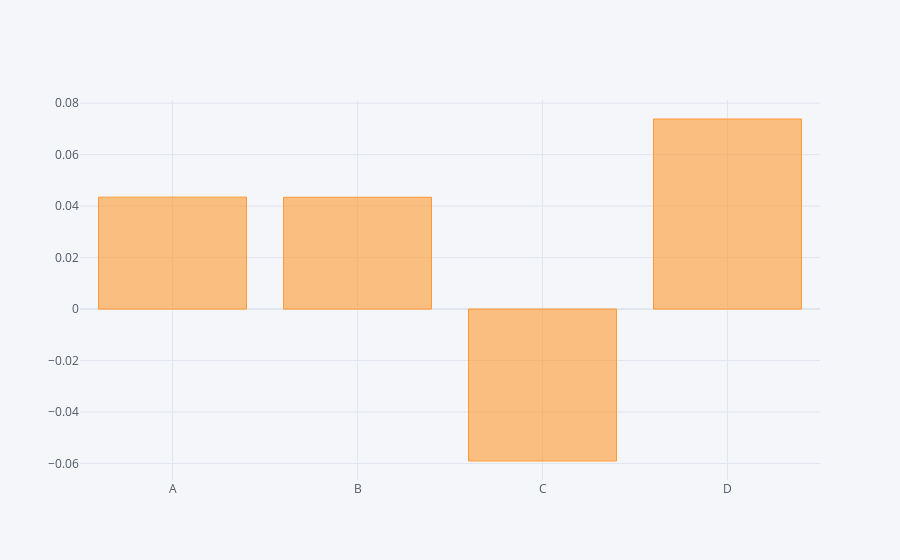

The notebook cell saved with this chart:
### Code cell
df.mean().iplot(kind='bar')

### Figure 1 — Plotly figure (JSON) as saved in the notebook; plotly's stock layout.template omitted (floating-point values rounded to 4 significant figures)
{"data": [{"marker": {"color": "rgba(255, 153, 51, 0.6)", "line": {"color": "rgba(255, 153, 51, 1.0)", "width": 1}}, "name": "None", "orientation": "v", "text": "", "type": "bar", "x": ["A", "B", "C", "D"], "y": [0.04349, 0.04345, -0.05902, 0.07385]}], "layout": {"legend": {"bgcolor": "#F5F6F9", "font": {"color": "#4D5663"}}, "paper_bgcolor": "#F5F6F9", "plot_bgcolor": "#F5F6F9", "title": {"font": {"color": "#4D5663"}}, "xaxis": {"gridcolor": "#E1E5ED", "showgrid": true, "tickfont": {"color": "#4D5663"}, "title": {"font": {"color": "#4D5663"}, "text": ""}, "zerolinecolor": "#E1E5ED"}, "yaxis": {"gridcolor": "#E1E5ED", "showgrid": true, "tickfont": {"color": "#4D5663"}, "title": {"font": {"color": "#4D5663"}, "text": ""}, "zerolinecolor": "#E1E5ED"}}}
